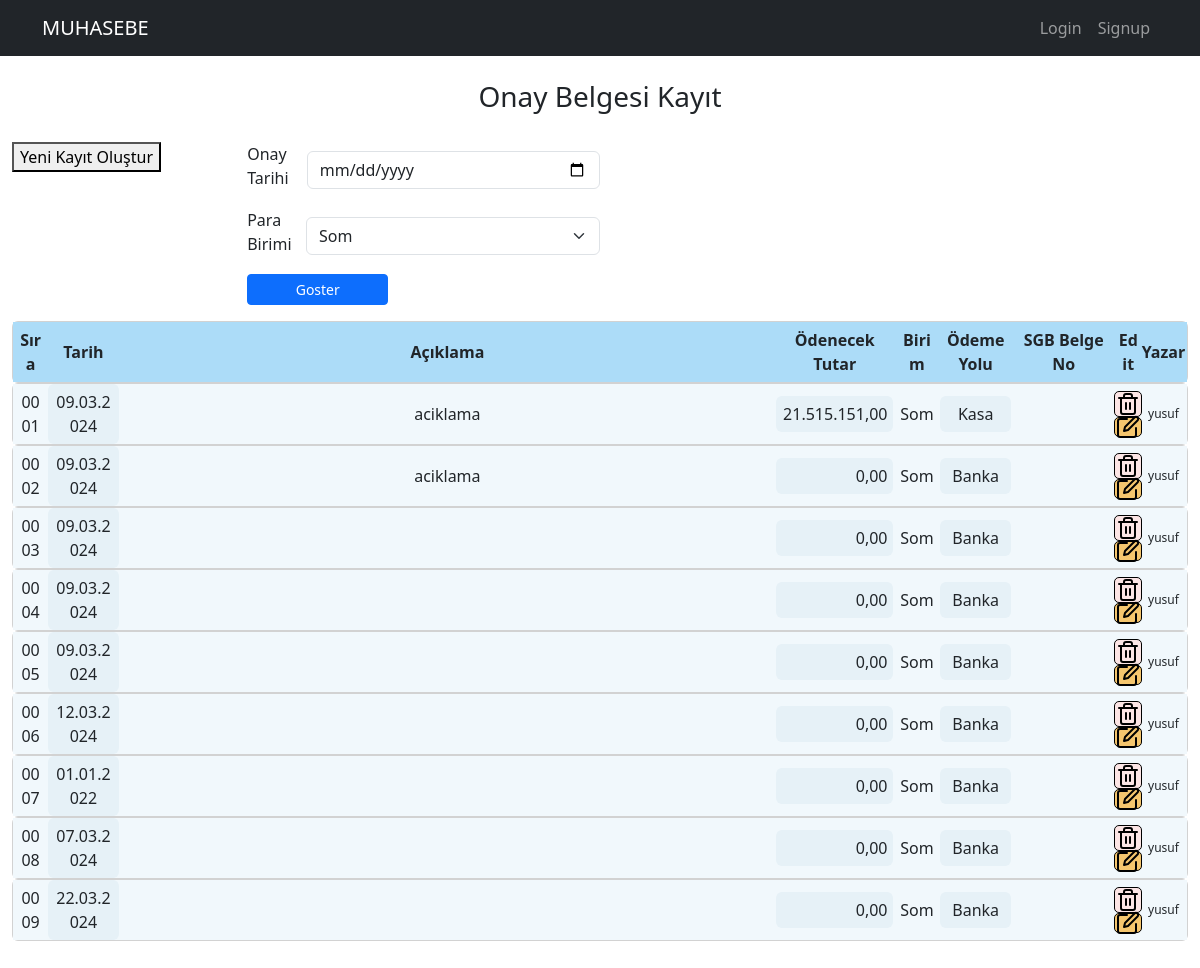
The app's page /defter_onay_list, older data.
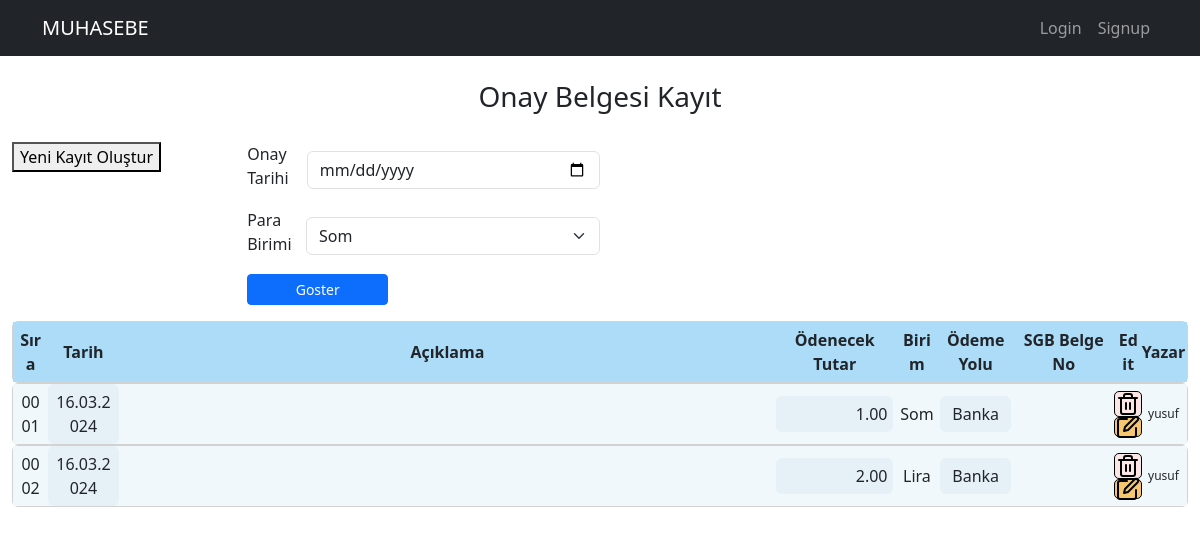
The same page, newer data.
### muhapp/models.py (models this page shows, shortened)
class OnayRegisterModel(models.Model):
    username = models.ForeignKey(User, on_delete=models.CASCADE, null=True)
    onay_no = models.CharField(max_length = 4)
    onay_aciklama = models.CharField(max_length = 110, default='my_default_value')
    onay_tarih = models.DateField() #auto_now_add ile kullanci deger girmese bile otomatik tarih atamasi yapar
    onay_odemetutar = models.CharField(max_length = 20)
    onay_parabirimi = models.CharField(max_length = 20)
    onay_odemeyolu = models.CharField(max_length = 20)

### muhapp/views.py (the view)
# urls.py: path('defter_onay_list', views.defter_onay_list_view, name="defter_onay_list"),         # onay bilgileri listeleme
def defter_onay_list_view(request):
    defter_onay_list = models.OnayRegisterModel.objects.all()
    defter_onay_list = {"defter_onay_list":defter_onay_list}
    return render(request, 'muhapp/defter_onay_list.html', context=defter_onay_list)

### muhapp/templates/muhapp/defter_onay_list.html (shortened to what the changed rows need)
{% extends "base.html" %}
{% load static %}
{% load humanize %}
{%block content%}
<div class="" style=" margin: auto; padding-bottom: 50px; width: 98%;">
<div class="" style="width: 100%; margin:auto">
        {%for bilgi in defter_onay_list%}
            <div class="card">
                <div class="" style="display: flex; text-align:center; align-items: center; background-color: #f1f8fc;">
                    <div class="" style="width: 3%; background-color: #f1f8fc; padding: 6px;">{{forloop.counter|stringformat:"04d"}}</div>
                    <div class="" style="width: 6%; background-color: #e6f1f7; padding: 6px; border-radius: 6px;">{{bilgi.onay_tarih|date:"d.m.Y"}}</div>
                    <div class="" style="width: 56%; background-color: #f1f8fc; padding: 6px;">{{bilgi.onay_aciklama}}</div>
                    <div class="formatted-div-odemetutar" style="width: 10%; background-color: #e6f1f7; padding: 6px; border-radius: 6px; text-align: right;">{{bilgi.onay_odemetutar|floatformat:"2"|default:"0.00"|intcomma}}</div>
                    <div class="" style="width: 4%; background-color: #f1f8fc; padding: 6px;">{{bilgi.onay_parabirimi}}</div>
                    <div class="" style="width: 6%; background-color: #e6f1f7; padding: 6px; border-radius: 6px;">{{bilgi.onay_odemeyolu}}</div>
                    <div class="" style="width: 9%; background-color: #f1f8fc; padding: 6px;">{{bilgi.onay_no}}</div>
                    <div class="" style="width: 2%; display:flex; flex-direction: column; align-items: center;">
                        <div style="background-color: #fce5e5; border: 1px solid #000; border-radius: 5px;">
                            <a href="{% url 'muhapp:onay_list_delete' id=bilgi.id %}"
                                class="btn btn-sm"
                                style="margin: 4px; height: 16px; width:16px; display: flex; align-items: center; justify-content: center; ">
                                <img  src="{% static 'muhapp/images/trash.svg' %}" alt="Sil">
                            </a>
                        </div>
                        <div style="background-color: #f5c66e; border: 1px solid #000; border-radius: 5px;">
                            <a href="{% url 'muhapp:edit_onay_bilgi' id=bilgi.id %}"
                                class="btn btn-sm"
                                style="margin: 4px; height: 10px; width:10px; display: flex; align-items: center; justify-content: center;">
                                <img src="{% static 'muhapp/images/edit.svg' %}" alt="Edit">
                            </a>
                        </div>
                    </div>
                    <div class="" style="width: 4%; font-size: 12px;">{{bilgi.username}}</div>
                </div>
            </div>
        {%endfor%}
    </div>
</div>
{%endblock%}

Row changes from the older to the newer data that the page shows:
removed OnayRegisterModel: onay_tarih "09.03.2024", onay_aciklama "aciklama", onay_odemetutar "21.515.151,00", onay_parabirimi "Som", onay_odemeyolu "Kasa", username "yusuf"
removed OnayRegisterModel: onay_tarih "09.03.2024", onay_aciklama "aciklama", onay_odemetutar "0,00", onay_parabirimi "Som", onay_odemeyolu "Banka", username "yusuf"
removed OnayRegisterModel: onay_tarih "09.03.2024", onay_odemetutar "0,00", onay_parabirimi "Som", onay_odemeyolu "Banka", username "yusuf"
removed OnayRegisterModel: onay_tarih "09.03.2024", onay_odemetutar "0,00", onay_parabirimi "Som", onay_odemeyolu "Banka", username "yusuf"
removed OnayRegisterModel: onay_tarih "09.03.2024", onay_odemetutar "0,00", onay_parabirimi "Som", onay_odemeyolu "Banka", username "yusuf"
removed OnayRegisterModel: onay_tarih "12.03.2024", onay_odemetutar "0,00", onay_parabirimi "Som", onay_odemeyolu "Banka", username "yusuf"
removed OnayRegisterModel: onay_tarih "01.01.2022", onay_odemetutar "0,00", onay_parabirimi "Som", onay_odemeyolu "Banka", username "yusuf"
removed OnayRegisterModel: onay_tarih "07.03.2024", onay_odemetutar "0,00", onay_parabirimi "Som", onay_odemeyolu "Banka", username "yusuf"
removed OnayRegisterModel: onay_tarih "22.03.2024", onay_odemetutar "0,00", onay_parabirimi "Som", onay_odemeyolu "Banka", username "yusuf"
added OnayRegisterModel: onay_tarih "16.03.2024", onay_odemetutar "1.00", onay_parabirimi "Som", onay_odemeyolu "Banka", username "yusuf"
added OnayRegisterModel: onay_tarih "16.03.2024", onay_odemetutar "2.00", onay_parabirimi "Lira", onay_odemeyolu "Banka", username "yusuf"
